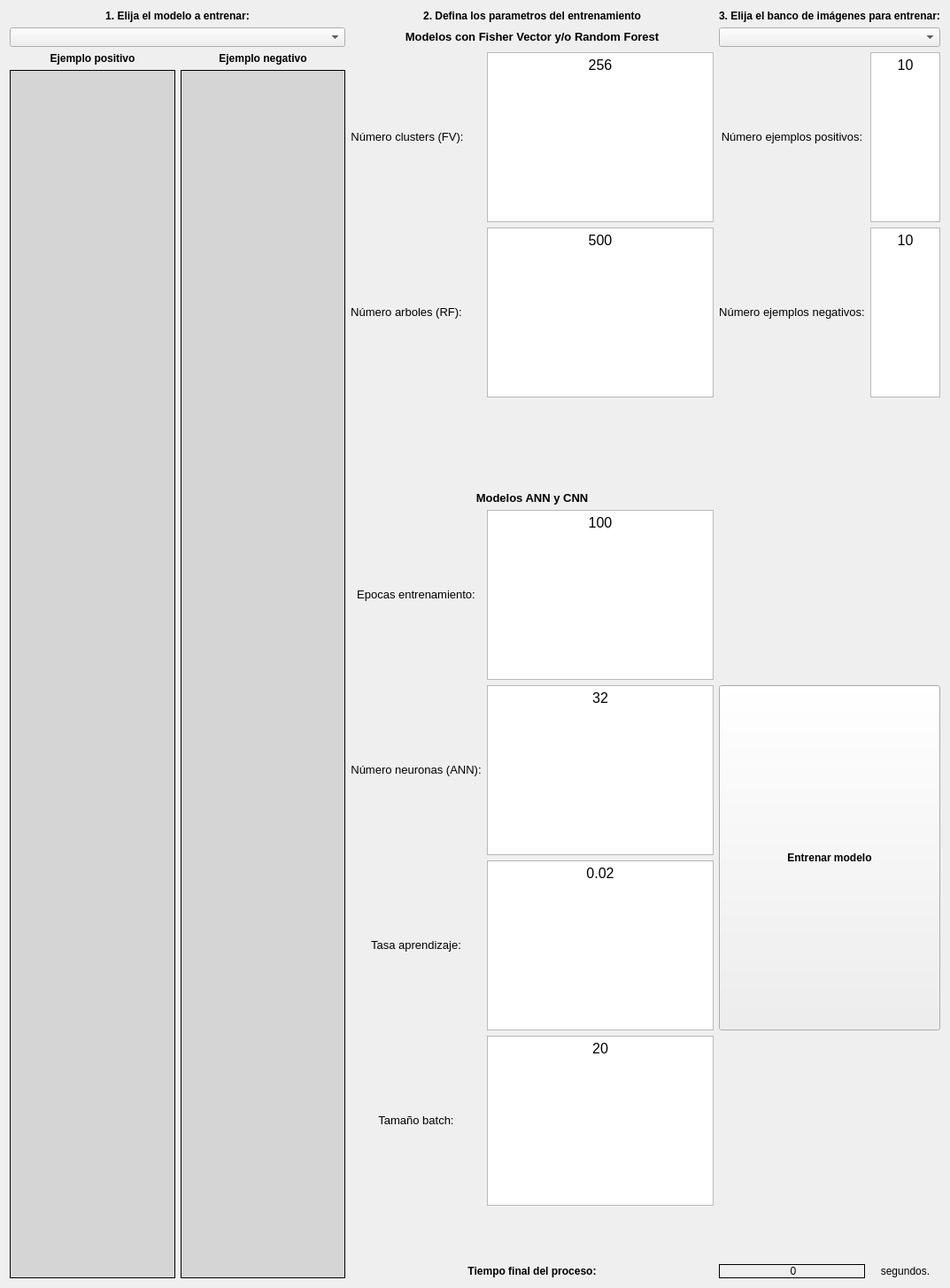
      <widget class="QWidget" name="Entrenamiento">
       <property name="sizePolicy">
        <sizepolicy hsizetype="Fixed" vsizetype="Fixed">
         <horstretch>0</horstretch>
         <verstretch>0</verstretch>
        </sizepolicy>
       </property>
       <attribute name="icon">
        <iconset>
         <normaloff>Miscelaneo/arrow-icon--myiconfinder-23.png</normaloff>Miscelaneo/arrow-icon--myiconfinder-23.png</iconset>
       </attribute>
       <attribute name="title">
        <string>Entrenamiento modelo</string>
       </attribute>
       <attribute name="toolTip">
        <string>&lt;html&gt;&lt;head/&gt;&lt;body&gt;&lt;p&gt;Entrenamiento de un modelo con un banco de imágenes (ejemplos) específico.&lt;/p&gt;&lt;/body&gt;&lt;/html&gt;</string>
       </attribute>
       <layout class="QHBoxLayout" name="horizontalLayout_4">
        <item>
         <layout class="QHBoxLayout" name="horizontalLayout_3" stretch="2,1">
          <property name="spacing">
           <number>6</number>
          </property>
          <property name="rightMargin">
           <number>0</number>
          </property>
          <item>
           <layout class="QVBoxLayout" name="verticalLayout_4" stretch="0,1">
            <item>
             <layout class="QVBoxLayout" name="verticalLayout_3" stretch="0,1">
              <item>
               <widget class="QLabel" name="label">
                <property name="text">
                 <string>&lt;html&gt;&lt;head/&gt;&lt;body&gt;&lt;p align=&quot;center&quot;&gt;&lt;span style=&quot; font-weight:600;&quot;&gt;1. Elija el modelo a entrenar:&lt;/span&gt;&lt;/p&gt;&lt;/body&gt;&lt;/html&gt;</string>
                </property>
               </widget>
              </item>
              <item>
               <widget class="QComboBox" name="ListaModelos"/>
              </item>
             </layout>
            </item>
            <item>
             <layout class="QHBoxLayout" name="horizontalLayout_2">
              <item>
               <layout class="QVBoxLayout" name="verticalLayout" stretch="0,1">
                <item>
                 <widget class="QLabel" name="label_3">
                  <property name="text">
                   <string>&lt;html&gt;&lt;head/&gt;&lt;body&gt;&lt;p align=&quot;center&quot;&gt;&lt;span style=&quot; font-weight:600;&quot;&gt;Ejemplo positivo&lt;/span&gt;&lt;/p&gt;&lt;/body&gt;&lt;/html&gt;</string>
                  </property>
                 </widget>
                </item>
                <item>
                 <widget class="QLabel" name="EjemPos">
                  <property name="sizePolicy">
                   <sizepolicy hsizetype="Preferred" vsizetype="Preferred">
                    <horstretch>0</horstretch>
                    <verstretch>0</verstretch>
                   </sizepolicy>
                  </property>
                  <property name="palette">
                   <palette>
                    <active>
                     <colorrole role="Base">
                      <brush brushstyle="SolidPattern">
                       <color alpha="255">
                        <red>255</red>
                        <green>255</green>
                        <blue>255</blue>
                       </color>
                      </brush>
                     </colorrole>
                     <colorrole role="Window">
                      <brush brushstyle="SolidPattern">
                       <color alpha="255">
                        <red>213</red>
                        <green>213</green>
                        <blue>213</blue>
                       </color>
                      </brush>
                     </colorrole>
                    </active>
                    <inactive>
                     <colorrole role="Base">
                      <brush brushstyle="SolidPattern">
                       <color alpha="255">
                        <red>255</red>
                        <green>255</green>
                        <blue>255</blue>
                       </color>
                      </brush>
                     </colorrole>
                     <colorrole role="Window">
                      <brush brushstyle="SolidPattern">
                       <color alpha="255">
                        <red>213</red>
                        <green>213</green>
                        <blue>213</blue>
                       </color>
                      </brush>
                     </colorrole>
                    </inactive>
                    <disabled>
                     <colorrole role="Base">
                      <brush brushstyle="SolidPattern">
                       <color alpha="255">
                        <red>213</red>
                        <green>213</green>
                        <blue>213</blue>
                       </color>
                      </brush>
                     </colorrole>
                     <colorrole role="Window">
                      <brush brushstyle="SolidPattern">
                       <color alpha="255">
                        <red>213</red>
                        <green>213</green>
                        <blue>213</blue>
                       </color>
                      </brush>
                     </colorrole>
                    </disabled>
                   </palette>
                  </property>
                  <property name="autoFillBackground">
                   <bool>true</bool>
                  </property>
                  <property name="frameShape">
                   <enum>QFrame::Box</enum>
                  </property>
                  <property name="text">
                   <string/>
                  </property>
                  <property name="alignment">
                   <set>Qt::AlignCenter</set>
                  </property>
                 </widget>
                </item>
               </layout>
              </item>
              <item>
               <layout class="QVBoxLayout" name="verticalLayout_2" stretch="0,1">
                <item>
                 <widget class="QLabel" name="label_4">
                  <property name="text">
                   <string>&lt;html&gt;&lt;head/&gt;&lt;body&gt;&lt;p align=&quot;center&quot;&gt;&lt;span style=&quot; font-weight:600;&quot;&gt;Ejemplo negativo&lt;/span&gt;&lt;/p&gt;&lt;/body&gt;&lt;/html&gt;</string>
                  </property>
                 </widget>
                </item>
                <item>
                 <widget class="QLabel" name="EjemNeg">
                  <property name="palette">
                   <palette>
                    <active>
                     <colorrole role="Base">
                      <brush brushstyle="SolidPattern">
                       <color alpha="255">
                        <red>255</red>
                        <green>255</green>
                        <blue>255</blue>
                       </color>
                      </brush>
                     </colorrole>
                     <colorrole role="Window">
                      <brush brushstyle="SolidPattern">
                       <color alpha="255">
                        <red>213</red>
                        <green>213</green>
                        <blue>213</blue>
                       </color>
                      </brush>
                     </colorrole>
                    </active>
                    <inactive>
                     <colorrole role="Base">
                      <brush brushstyle="SolidPattern">
                       <color alpha="255">
                        <red>255</red>
                        <green>255</green>
                        <blue>255</blue>
                       </color>
                      </brush>
                     </colorrole>
                     <colorrole role="Window">
                      <brush brushstyle="SolidPattern">
                       <color alpha="255">
                        <red>213</red>
                        <green>213</green>
                        <blue>213</blue>
                       </color>
                      </brush>
                     </colorrole>
                    </inactive>
                    <disabled>
                     <colorrole role="Base">
                      <brush brushstyle="SolidPattern">
                       <color alpha="255">
                        <red>213</red>
                        <green>213</green>
                        <blue>213</blue>
                       </color>
                      </brush>
                     </colorrole>
                     <colorrole role="Window">
                      <brush brushstyle="SolidPattern">
                       <color alpha="255">
                        <red>213</red>
                        <green>213</green>
                        <blue>213</blue>
                       </color>
                      </brush>
                     </colorrole>
                    </disabled>
                   </palette>
                  </property>
                  <property name="autoFillBackground">
                   <bool>true</bool>
                  </property>
                  <property name="frameShape">
                   <enum>QFrame::Box</enum>
                  </property>
                  <property name="text">
                   <string/>
                  </property>
                  <property name="alignment">
                   <set>Qt::AlignCenter</set>
                  </property>
                 </widget>
                </item>
               </layout>
              </item>
             </layout>
            </item>
           </layout>
          </item>
          <item>
           <layout class="QGridLayout" name="gridLayout" columnstretch="0,0,0,0">
            <item row="4" column="0">
             <widget class="QLabel" name="label_11">
              <property name="sizePolicy">
               <sizepolicy hsizetype="Fixed" vsizetype="Fixed">
                <horstretch>0</horstretch>
                <verstretch>0</verstretch>
               </sizepolicy>
              </property>
              <property name="text">
               <string>&lt;html&gt;&lt;head/&gt;&lt;body&gt;&lt;p align=&quot;center&quot;&gt;&lt;span style=&quot; font-size:10pt;&quot;&gt;Número arboles (RF):&lt;/span&gt;&lt;/p&gt;&lt;/body&gt;&lt;/html&gt;</string>
              </property>
             </widget>
            </item>
            <item row="2" column="0">
             <widget class="QLabel" name="label_12">
              <property name="sizePolicy">
               <sizepolicy hsizetype="Fixed" vsizetype="Fixed">
                <horstretch>0</horstretch>
                <verstretch>0</verstretch>
               </sizepolicy>
              </property>
              <property name="text">
               <string>&lt;html&gt;&lt;head/&gt;&lt;body&gt;&lt;p align=&quot;center&quot;&gt;&lt;span style=&quot; font-size:10pt;&quot;&gt;Número clusters (FV):&lt;/span&gt;&lt;/p&gt;&lt;/body&gt;&lt;/html&gt;</string>
              </property>
             </widget>
            </item>
            <item row="1" column="0" colspan="2">
             <widget class="QLabel" name="label_46">
              <property name="text">
               <string>&lt;html&gt;&lt;head/&gt;&lt;body&gt;&lt;p align=&quot;center&quot;&gt;&lt;span style=&quot; font-size:10pt; font-weight:600;&quot;&gt;Modelos con Fisher Vector y/o Random Forest&lt;/span&gt;&lt;/p&gt;&lt;/body&gt;&lt;/html&gt;</string>
              </property>
             </widget>
            </item>
            <item row="4" column="1">
             <widget class="QTextEdit" name="numTrees">
              <property name="sizePolicy">
               <sizepolicy hsizetype="Fixed" vsizetype="Fixed">
                <horstretch>0</horstretch>
                <verstretch>0</verstretch>
               </sizepolicy>
              </property>
              <property name="verticalScrollBarPolicy">
               <enum>Qt::ScrollBarAlwaysOff</enum>
              </property>
              <property name="horizontalScrollBarPolicy">
               <enum>Qt::ScrollBarAlwaysOff</enum>
              </property>
              <property name="html">
               <string>&lt;!DOCTYPE HTML PUBLIC &quot;-//W3C//DTD HTML 4.0//EN&quot; &quot;http://www.w3.org/TR/REC-html40/strict.dtd&quot;&gt;
&lt;html&gt;&lt;head&gt;&lt;meta name=&quot;qrichtext&quot; content=&quot;1&quot; /&gt;&lt;style type=&quot;text/css&quot;&gt;
p, li { white-space: pre-wrap; }
&lt;/style&gt;&lt;/head&gt;&lt;body style=&quot; font-family:'Segoe UI'; font-size:12pt; font-weight:400; font-style:normal;&quot;&gt;
&lt;p align=&quot;center&quot; style=&quot; margin-top:0px; margin-bottom:0px; margin-left:0px; margin-right:0px; -qt-block-indent:0; text-indent:0px;&quot;&gt;500&lt;/p&gt;&lt;/body&gt;&lt;/html&gt;</string>
              </property>
             </widget>
            </item>
            <item row="2" column="1">
             <widget class="QTextEdit" name="numClus">
              <property name="sizePolicy">
               <sizepolicy hsizetype="Fixed" vsizetype="Fixed">
                <horstretch>0</horstretch>
                <verstretch>0</verstretch>
               </sizepolicy>
              </property>
              <property name="verticalScrollBarPolicy">
               <enum>Qt::ScrollBarAlwaysOff</enum>
              </property>
              <property name="horizontalScrollBarPolicy">
               <enum>Qt::ScrollBarAlwaysOff</enum>
              </property>
              <property name="html">
               <string>&lt;!DOCTYPE HTML PUBLIC &quot;-//W3C//DTD HTML 4.0//EN&quot; &quot;http://www.w3.org/TR/REC-html40/strict.dtd&quot;&gt;
&lt;html&gt;&lt;head&gt;&lt;meta name=&quot;qrichtext&quot; content=&quot;1&quot; /&gt;&lt;style type=&quot;text/css&quot;&gt;
p, li { white-space: pre-wrap; }
&lt;/style&gt;&lt;/head&gt;&lt;body style=&quot; font-family:'Segoe UI'; font-size:12pt; font-weight:400; font-style:normal;&quot;&gt;
&lt;p align=&quot;center&quot; style=&quot; margin-top:0px; margin-bottom:0px; margin-left:0px; margin-right:0px; -qt-block-indent:0; text-indent:0px;&quot;&gt;256&lt;/p&gt;&lt;/body&gt;&lt;/html&gt;</string>
              </property>
             </widget>
            </item>
            <item row="14" column="0">
             <widget class="QLabel" name="label_16">
              <property name="text">
               <string>&lt;html&gt;&lt;head/&gt;&lt;body&gt;&lt;p align=&quot;center&quot;&gt;&lt;span style=&quot; font-size:10pt;&quot;&gt;Tamaño batch:&lt;/span&gt;&lt;/p&gt;&lt;/body&gt;&lt;/html&gt;</string>
              </property>
             </widget>
            </item>
            <item row="4" column="3">
             <widget class="QTextEdit" name="numNeg">
              <property name="enabled">
               <bool>true</bool>
              </property>
              <property name="verticalScrollBarPolicy">
               <enum>Qt::ScrollBarAlwaysOff</enum>
              </property>
              <property name="horizontalScrollBarPolicy">
               <enum>Qt::ScrollBarAlwaysOff</enum>
              </property>
              <property name="html">
               <string>&lt;!DOCTYPE HTML PUBLIC &quot;-//W3C//DTD HTML 4.0//EN&quot; &quot;http://www.w3.org/TR/REC-html40/strict.dtd&quot;&gt;
&lt;html&gt;&lt;head&gt;&lt;meta name=&quot;qrichtext&quot; content=&quot;1&quot; /&gt;&lt;style type=&quot;text/css&quot;&gt;
p, li { white-space: pre-wrap; }
&lt;/style&gt;&lt;/head&gt;&lt;body style=&quot; font-family:'Segoe UI'; font-size:12pt; font-weight:400; font-style:normal;&quot;&gt;
&lt;p align=&quot;center&quot; style=&quot; margin-top:0px; margin-bottom:0px; margin-left:0px; margin-right:0px; -qt-block-indent:0; text-indent:0px;&quot;&gt;10&lt;/p&gt;&lt;/body&gt;&lt;/html&gt;</string>
              </property>
             </widget>
            </item>
            <item row="0" column="0" colspan="2">
             <widget class="QLabel" name="label_7">
              <property name="text">
               <string>&lt;html&gt;&lt;head/&gt;&lt;body&gt;&lt;p align=&quot;center&quot;&gt;&lt;span style=&quot; font-weight:600;&quot;&gt;2. Defina los parametros del entrenamiento&lt;/span&gt;&lt;/p&gt;&lt;/body&gt;&lt;/html&gt;</string>
              </property>
             </widget>
            </item>
            <item row="2" column="3">
             <widget class="QTextEdit" name="numPos">
              <property name="verticalScrollBarPolicy">
               <enum>Qt::ScrollBarAlwaysOff</enum>
              </property>
              <property name="horizontalScrollBarPolicy">
               <enum>Qt::ScrollBarAlwaysOff</enum>
              </property>
              <property name="html">
               <string>&lt;!DOCTYPE HTML PUBLIC &quot;-//W3C//DTD HTML 4.0//EN&quot; &quot;http://www.w3.org/TR/REC-html40/strict.dtd&quot;&gt;
&lt;html&gt;&lt;head&gt;&lt;meta name=&quot;qrichtext&quot; content=&quot;1&quot; /&gt;&lt;style type=&quot;text/css&quot;&gt;
p, li { white-space: pre-wrap; }
&lt;/style&gt;&lt;/head&gt;&lt;body style=&quot; font-family:'Segoe UI'; font-size:12pt; font-weight:400; font-style:normal;&quot;&gt;
&lt;p align=&quot;center&quot; style=&quot; margin-top:0px; margin-bottom:0px; margin-left:0px; margin-right:0px; -qt-block-indent:0; text-indent:0px;&quot;&gt;10&lt;/p&gt;&lt;/body&gt;&lt;/html&gt;</string>
              </property>
             </widget>
            </item>
            <item row="1" column="2" colspan="2">
             <widget class="QComboBox" name="ListaBancos"/>
            </item>
            <item row="13" column="1">
             <widget class="QTextEdit" name="learningRate">
              <property name="sizePolicy">
               <sizepolicy hsizetype="Fixed" vsizetype="Fixed">
                <horstretch>0</horstretch>
                <verstretch>0</verstretch>
               </sizepolicy>
              </property>
              <property name="verticalScrollBarPolicy">
               <enum>Qt::ScrollBarAlwaysOff</enum>
              </property>
              <property name="horizontalScrollBarPolicy">
               <enum>Qt::ScrollBarAlwaysOff</enum>
              </property>
              <property name="html">
               <string>&lt;!DOCTYPE HTML PUBLIC &quot;-//W3C//DTD HTML 4.0//EN&quot; &quot;http://www.w3.org/TR/REC-html40/strict.dtd&quot;&gt;
&lt;html&gt;&lt;head&gt;&lt;meta name=&quot;qrichtext&quot; content=&quot;1&quot; /&gt;&lt;style type=&quot;text/css&quot;&gt;
p, li { white-space: pre-wrap; }
&lt;/style&gt;&lt;/head&gt;&lt;body style=&quot; font-family:'Segoe UI'; font-size:12pt; font-weight:400; font-style:normal;&quot;&gt;
&lt;p align=&quot;center&quot; style=&quot; margin-top:0px; margin-bottom:0px; margin-left:0px; margin-right:0px; -qt-block-indent:0; text-indent:0px;&quot;&gt;0.02&lt;/p&gt;&lt;/body&gt;&lt;/html&gt;</string>
              </property>
             </widget>
            </item>
            <item row="2" column="2">
             <widget class="QLabel" name="label_8">
              <property name="text">
               <string>&lt;html&gt;&lt;head/&gt;&lt;body&gt;&lt;p align=&quot;center&quot;&gt;&lt;span style=&quot; font-size:10pt;&quot;&gt;Número ejemplos positivos:&lt;/span&gt;&lt;/p&gt;&lt;/body&gt;&lt;/html&gt;</string>
              </property>
             </widget>
            </item>
            <item row="12" column="0">
             <widget class="QLabel" name="label_13">
              <property name="text">
               <string>&lt;html&gt;&lt;head/&gt;&lt;body&gt;&lt;p align=&quot;center&quot;&gt;&lt;span style=&quot; font-size:10pt;&quot;&gt;Número neuronas (ANN):&lt;/span&gt;&lt;/p&gt;&lt;/body&gt;&lt;/html&gt;</string>
              </property>
             </widget>
            </item>
            <item row="10" column="0" colspan="2">
             <widget class="QLabel" name="label_48">
              <property name="text">
               <string>&lt;html&gt;&lt;head/&gt;&lt;body&gt;&lt;p align=&quot;center&quot;&gt;&lt;span style=&quot; font-size:10pt; font-weight:600;&quot;&gt;Modelos ANN y CNN&lt;/span&gt;&lt;/p&gt;&lt;/body&gt;&lt;/html&gt;</string>
              </property>
             </widget>
            </item>
            <item row="11" column="0">
             <widget class="QLabel" name="label_15">
              <property name="text">
               <string>&lt;html&gt;&lt;head/&gt;&lt;body&gt;&lt;p align=&quot;center&quot;&gt;&lt;span style=&quot; font-size:10pt;&quot;&gt;Epocas entrenamiento:&lt;/span&gt;&lt;/p&gt;&lt;/body&gt;&lt;/html&gt;</string>
              </property>
             </widget>
            </item>
            <item row="0" column="2" colspan="2">
             <widget class="QLabel" name="label_2">
              <property name="text">
               <string>&lt;html&gt;&lt;head/&gt;&lt;body&gt;&lt;p align=&quot;center&quot;&gt;&lt;span style=&quot; font-weight:600;&quot;&gt;3. Elija el banco de imágenes para entrenar:&lt;/span&gt;&lt;/p&gt;&lt;/body&gt;&lt;/html&gt;</string>
              </property>
             </widget>
            </item>
            <item row="9" column="0">
             <widget class="QLabel" name="label_76">
              <property name="text">
               <string/>
              </property>
             </widget>
            </item>
            <item row="4" column="2">
             <widget class="QLabel" name="label_9">
              <property name="text">
               <string>&lt;html&gt;&lt;head/&gt;&lt;body&gt;&lt;p align=&quot;center&quot;&gt;&lt;span style=&quot; font-size:10pt;&quot;&gt;Número ejemplos negativos:&lt;/span&gt;&lt;/p&gt;&lt;/body&gt;&lt;/html&gt;</string>
              </property>
             </widget>
            </item>
            <item row="11" column="1">
             <widget class="QTextEdit" name="epochs">
              <property name="verticalScrollBarPolicy">
               <enum>Qt::ScrollBarAlwaysOff</enum>
              </property>
              <property name="horizontalScrollBarPolicy">
               <enum>Qt::ScrollBarAlwaysOff</enum>
              </property>
              <property name="html">
               <string>&lt;!DOCTYPE HTML PUBLIC &quot;-//W3C//DTD HTML 4.0//EN&quot; &quot;http://www.w3.org/TR/REC-html40/strict.dtd&quot;&gt;
&lt;html&gt;&lt;head&gt;&lt;meta name=&quot;qrichtext&quot; content=&quot;1&quot; /&gt;&lt;style type=&quot;text/css&quot;&gt;
p, li { white-space: pre-wrap; }
&lt;/style&gt;&lt;/head&gt;&lt;body style=&quot; font-family:'Segoe UI'; font-size:12pt; font-weight:400; font-style:normal;&quot;&gt;
&lt;p align=&quot;center&quot; style=&quot; margin-top:0px; margin-bottom:0px; margin-left:0px; margin-right:0px; -qt-block-indent:0; text-indent:0px;&quot;&gt;100&lt;/p&gt;&lt;/body&gt;&lt;/html&gt;</string>
              </property>
             </widget>
            </item>
            <item row="13" column="0">
             <widget class="QLabel" name="label_14">
              <property name="text">
               <string>&lt;html&gt;&lt;head/&gt;&lt;body&gt;&lt;p align=&quot;center&quot;&gt;&lt;span style=&quot; font-size:10pt;&quot;&gt;Tasa aprendizaje:&lt;/span&gt;&lt;/p&gt;&lt;/body&gt;&lt;/html&gt;</string>
              </property>
             </widget>
            </item>
            <item row="12" column="1">
             <widget class="QTextEdit" name="numNeurons">
              <property name="verticalScrollBarPolicy">
               <enum>Qt::ScrollBarAlwaysOff</enum>
              </property>
              <property name="horizontalScrollBarPolicy">
               <enum>Qt::ScrollBarAlwaysOff</enum>
              </property>
              <property name="html">
               <string>&lt;!DOCTYPE HTML PUBLIC &quot;-//W3C//DTD HTML 4.0//EN&quot; &quot;http://www.w3.org/TR/REC-html40/strict.dtd&quot;&gt;
&lt;html&gt;&lt;head&gt;&lt;meta name=&quot;qrichtext&quot; content=&quot;1&quot; /&gt;&lt;style type=&quot;text/css&quot;&gt;
p, li { white-space: pre-wrap; }
&lt;/style&gt;&lt;/head&gt;&lt;body style=&quot; font-family:'Segoe UI'; font-size:12pt; font-weight:400; font-style:normal;&quot;&gt;
&lt;p align=&quot;center&quot; style=&quot; margin-top:0px; margin-bottom:0px; margin-left:0px; margin-right:0px; -qt-block-indent:0; text-indent:0px;&quot;&gt;32&lt;/p&gt;&lt;/body&gt;&lt;/html&gt;</string>
              </property>
             </widget>
            </item>
            <item row="14" column="1">
             <widget class="QTextEdit" name="batch">
              <property name="verticalScrollBarPolicy">
               <enum>Qt::ScrollBarAlwaysOff</enum>
              </property>
              <property name="horizontalScrollBarPolicy">
               <enum>Qt::ScrollBarAlwaysOff</enum>
              </property>
              <property name="html">
               <string>&lt;!DOCTYPE HTML PUBLIC &quot;-//W3C//DTD HTML 4.0//EN&quot; &quot;http://www.w3.org/TR/REC-html40/strict.dtd&quot;&gt;
&lt;html&gt;&lt;head&gt;&lt;meta name=&quot;qrichtext&quot; content=&quot;1&quot; /&gt;&lt;style type=&quot;text/css&quot;&gt;
p, li { white-space: pre-wrap; }
&lt;/style&gt;&lt;/head&gt;&lt;body style=&quot; font-family:'Segoe UI'; font-size:12pt; font-weight:400; font-style:normal;&quot;&gt;
&lt;p align=&quot;center&quot; style=&quot; margin-top:0px; margin-bottom:0px; margin-left:0px; margin-right:0px; -qt-block-indent:0; text-indent:0px;&quot;&gt;20&lt;/p&gt;&lt;/body&gt;&lt;/html&gt;</string>
              </property>
             </widget>
            </item>
            <item row="18" column="0" colspan="2">
             <widget class="QLabel" name="label_6">
              <property name="font">
               <font>
                <weight>75</weight>
                <bold>true</bold>
               </font>
              </property>
              <property name="text">
               <string>&lt;html&gt;&lt;head/&gt;&lt;body&gt;&lt;p align=&quot;center&quot;&gt;Tiempo final del proceso:&lt;/p&gt;&lt;/body&gt;&lt;/html&gt;</string>
              </property>
             </widget>
            </item>
            <item row="18" column="2">
             <widget class="QLabel" name="TiempoEntrenamiento">
              <property name="autoFillBackground">
               <bool>true</bool>
              </property>
              <property name="frameShape">
               <enum>QFrame::Box</enum>
              </property>
              <property name="text">
               <string>&lt;html&gt;&lt;head/&gt;&lt;body&gt;&lt;p align=&quot;center&quot;&gt;0&lt;/p&gt;&lt;/body&gt;&lt;/html&gt;</string>
              </property>
             </widget>
            </item>
            <item row="18" column="3">
             <widget class="QLabel" name="label_10">
              <property name="autoFillBackground">
               <bool>false</bool>
              </property>
              <property name="text">
               <string>&lt;html&gt;&lt;head/&gt;&lt;body&gt;&lt;p align=&quot;center&quot;&gt;segundos.&lt;/p&gt;&lt;/body&gt;&lt;/html&gt;</string>
              </property>
             </widget>
            </item>
            <item row="13" column="3">
             <layout class="QHBoxLayout" name="horizontalLayout_11"/>
            </item>
            <item row="12" column="2" rowspan="2" colspan="2">
             <widget class="QPushButton" name="btnEntrenar">
              <property name="sizePolicy">
               <sizepolicy hsizetype="Preferred" vsizetype="Preferred">
                <horstretch>0</horstretch>
                <verstretch>0</verstretch>
               </sizepolicy>
              </property>
              <property name="font">
               <font>
                <weight>75</weight>
                <bold>true</bold>
               </font>
              </property>
              <property name="text">
               <string>Entrenar modelo</string>
              </property>
              <property name="autoDefault">
               <bool>false</bool>
              </property>
              <property name="default">
               <bool>false</bool>
              </property>
              <property name="flat">
               <bool>false</bool>
              </property>
             </widget>
            </item>
            <item row="17" column="2">
             <widget class="QLabel" name="label_73">
              <property name="text">
               <string/>
              </property>
             </widget>
            </item>
            <item row="17" column="0">
             <widget class="QLabel" name="label_72">
              <property name="text">
               <string/>
              </property>
             </widget>
            </item>
            <item row="8" column="0">
             <widget class="QLabel" name="label_54">
              <property name="text">
               <string/>
              </property>
             </widget>
            </item>
            <item row="8" column="2">
             <widget class="QLabel" name="label_55">
              <property name="text">
               <string/>
              </property>
             </widget>
            </item>
            <item row="16" column="0">
             <widget class="QLabel" name="label_77">
              <property name="text">
               <string/>
              </property>
             </widget>
            </item>
            <item row="5" column="2">
             <widget class="QLabel" name="label_91">
              <property name="text">
               <string/>
              </property>
             </widget>
            </item>
            <item row="14" column="2">
             <widget class="QLabel" name="label_90">
              <property name="text">
               <string/>
              </property>
             </widget>
            </item>
            <item row="16" column="2">
             <widget class="QLabel" name="label_92">
              <property name="text">
               <string/>
              </property>
             </widget>
            </item>
            <item row="7" column="2">
             <widget class="QLabel" name="label_95">
              <property name="text">
               <string/>
              </property>
             </widget>
            </item>
            <item row="6" column="2">
             <widget class="QLabel" name="label_94">
              <property name="text">
               <string/>
              </property>
             </widget>
            </item>
            <item row="15" column="2">
             <widget class="QLabel" name="label_93">
              <property name="text">
               <string/>
              </property>
             </widget>
            </item>
           </layout>
          </item>
         </layout>
        </item>
       </layout>
      </widget>
